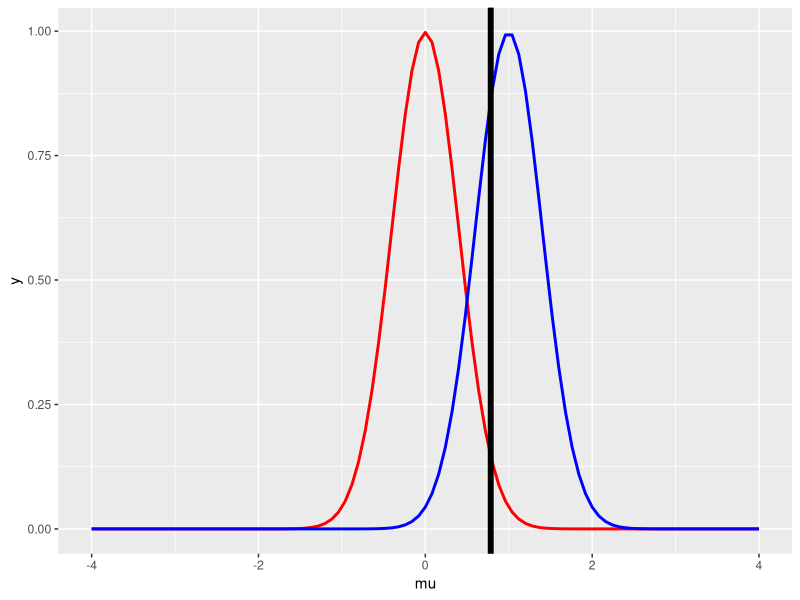

Write R code to recreate this figure.
## ---- chunk 1
library(ggplot2)
mu <- 0
mua <- 1
sigma <- 4
n <- 100
alpha <- 0.05
g <- ggplot(data.frame(mu = c(-4, 4)), aes(x = mu))
g <- g + stat_function(fun = dnorm, geom = "line", 
                       args = list(mean = mu, sd = sigma / sqrt(n)), 
                       size = 1, col = "red")
        g <- g + stat_function(fun = dnorm, geom = "line", 
                       args = list(mean = mua, sd = sigma / sqrt(n)), 
                       size = 1, col = "blue")
        z <- qnorm(1 - alpha/2) * sigma / sqrt(n)
        xitc <- mu + z
        g = g + geom_vline(xintercept = xitc, size = 2)
        g
## ---- chunk 2
tstatistic <- (mua - mu) / (sigma / sqrt(n))
zscore <- qnorm(1 - alpha/2)
cinterval <-  mua + c(-1,1) * zscore * sigma / sqrt(n)
power <- pnorm(mu + zscore * sigma/sqrt(n), mean = mua, sd = sigma/sqrt(n), lower.tail = FALSE)
